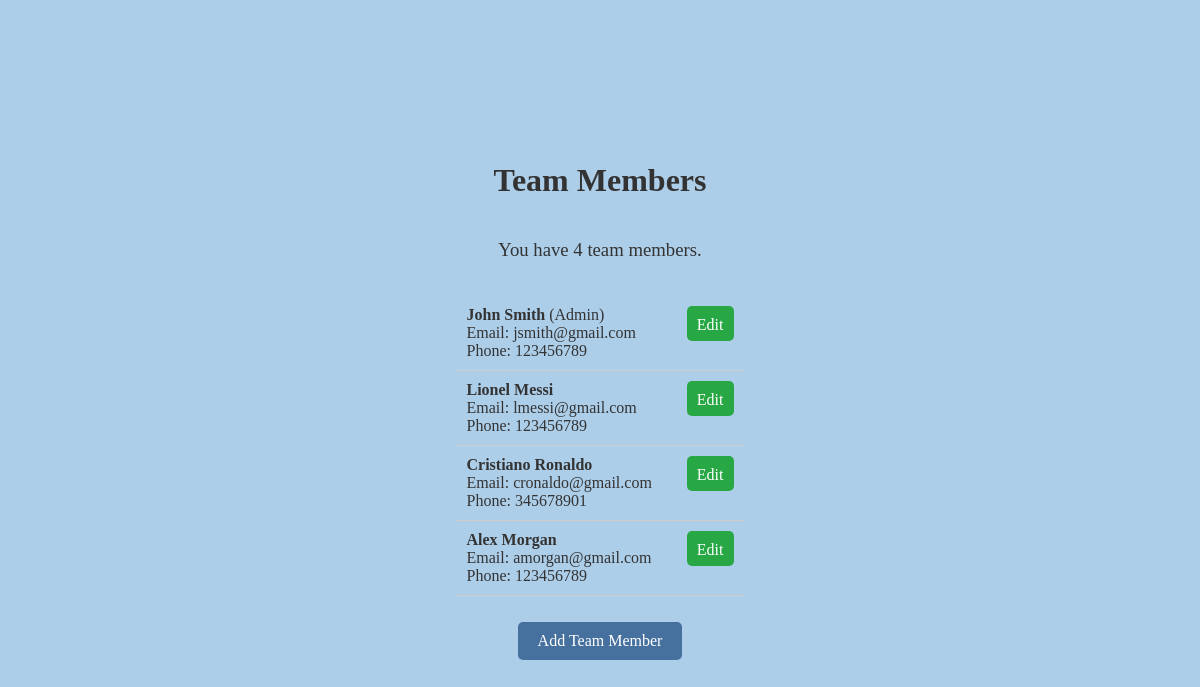
/api/, run on an earlier commit of the app's database.
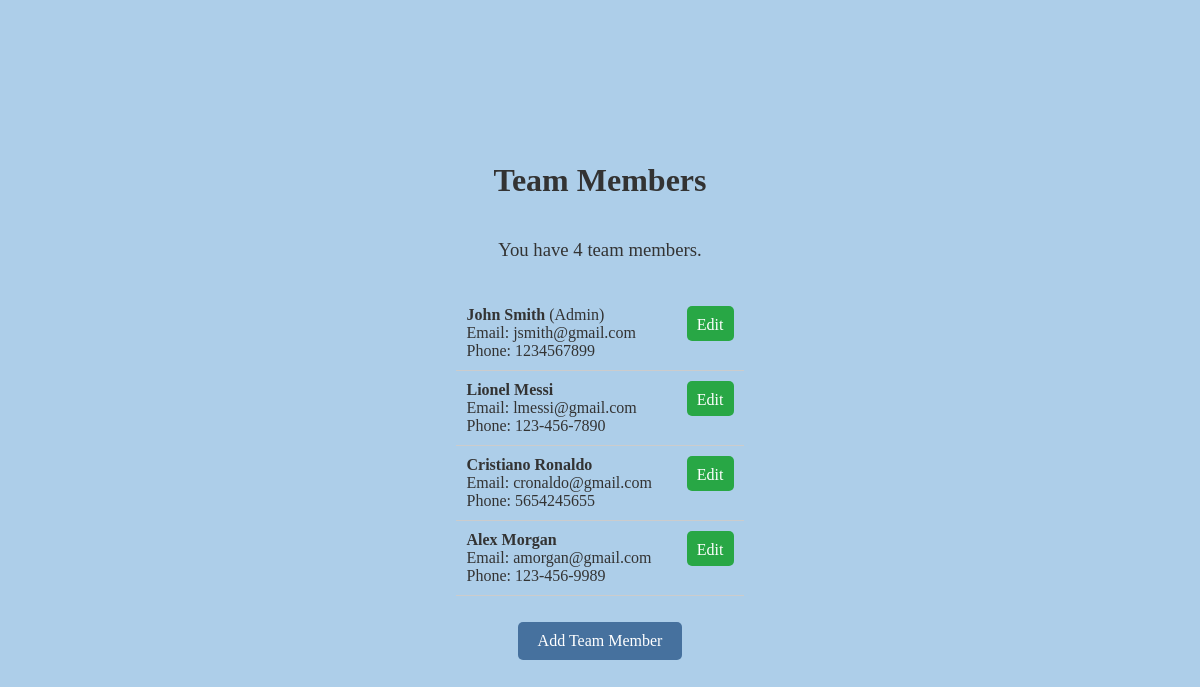
And on a later commit of the database.
### myapp/models.py (models this page shows, shortened)
class TeamMember(models.Model):
    ROLE_CHOICES = [
        ('admin', 'Admin'),
        ('regular', 'Regular'),
    ]
    first_name = models.CharField(max_length=100)
    last_name = models.CharField(max_length=100)
    email = models.EmailField(unique=True)
    phone_number = models.CharField(
    max_length=17,
    blank=True,
    null=True
  )
    role = models.CharField(max_length=100)
    created_at = models.DateTimeField(auto_now_add=True)

### myapp/views.py (the view)
# urls.py: path('', team_members_list, name='team_members_list'),
def team_members_list(request):
    team_members = TeamMember.objects.all()
    return render(request, 'team_members_list.html', {'team_members': team_members})

### myapp/templates/team_members_list.html (shortened to what this page needs)
{% extends 'base.html' %}
{% block content %}
</head>
<body>
    <h1>Team Members</h1>
    <h3> You have {{ team_members|length }} team members. </h3>
    <ul class="team-list">
        {% for member in team_members %}
        <li>
            <span>
                <strong>{{ member.first_name }} {{ member.last_name }}</strong>
                {% if member.role == 'admin' %}
                    (Admin)
                {% endif %}
                <br>
                Email: {{ member.email }}<br>
                Phone: {{ member.phone_number }}<br>
            </span>
            <a href="{% url 'edit_team_member' member.id %}" class="edit-button">Edit</a>
        </li>
        {% endfor %}
    </ul>
    <a href="{% url 'add_team_member' %}" class="add-button"> Add Team Member</a>
</body>
</html>
{% endblock %}

### myapp/templates/base.html (shortened to what this page needs)
<!DOCTYPE html>
<html lang="en">
<head>
</head>
<body>
    {% block content %}
    {% endblock %}
</body>
</html>

### myapp/templates/base.html (style rules this page uses)
body { font-family: Georgia, 'Times New Roman', Times, serif, sans-serif; background-color: #adcee9; color: #333; display: flex; justify-content: center; align-items: center; height: 100vh; margin: 0; flex-direction: column; }
h1 { text-align: center; }
h3 { text-align: center; font-weight: normal; }
.edit-button { padding: 5px 10px; margin-left: 35px; background-color: #28a745; color: white; border: none; border-radius: 5px; text-decoration: none; text-align: center; display: inline-block; line-height: 1.8; height: 25px; vertical-align: middle; }
.add-button { padding: 10px 20px; background-color: #46719e; color: white; border: none; border-radius: 5px; text-decoration: none; text-align: center; display: inline-block; margin-top: 10px; }

### myapp/templates/team_members_list.html (style rules this page uses)
.team-list { list-style: none; padding: 0; }
.team-list li { display: flex; justify-content: space-between; padding: 10px; border-bottom: 1px solid #ccc; }

What changed in the data, as far as the page shows it:
changed TeamMember "John": phone_number "123456789" → "1234567899"
changed TeamMember "Lionel": phone_number "123456789" → "123-456-7890"
changed TeamMember "Cristiano": phone_number "345678901" → "5654245655"
changed TeamMember "Alex": phone_number "123456789" → "123-456-9989"
